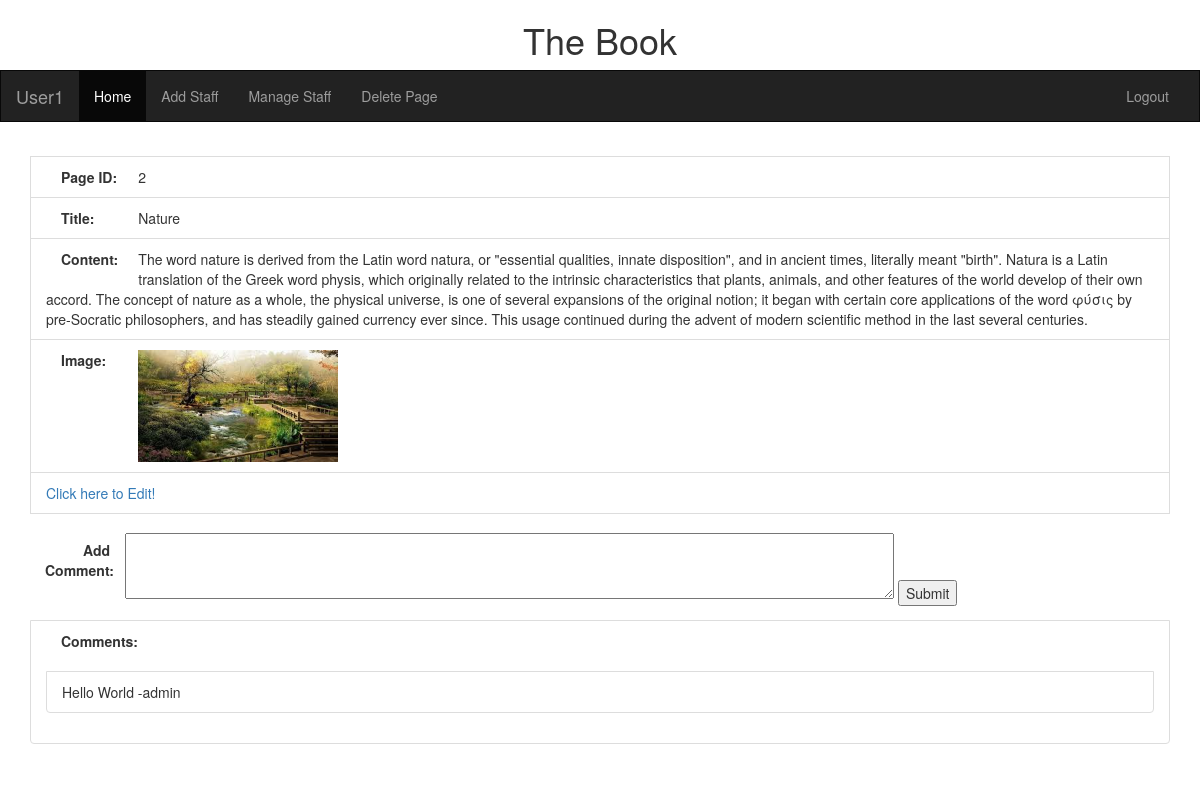
The page /view/page/Nature/ (signed in) on the database as committed earlier.
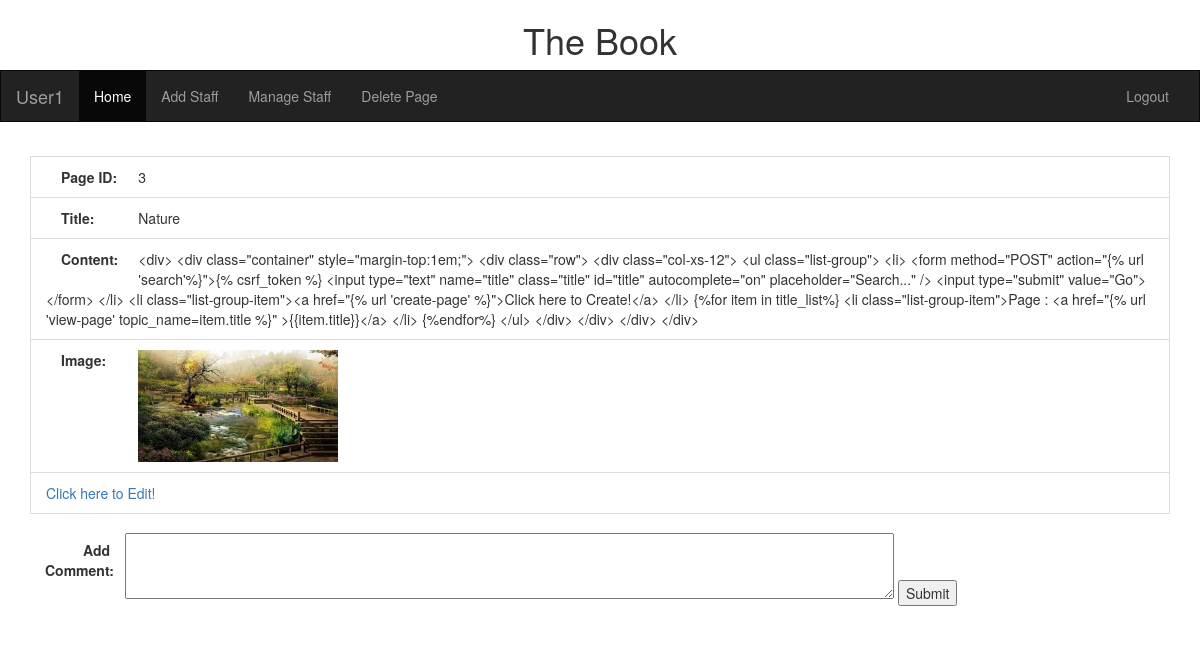
The same page on the database as committed later.
### BookApp/models.py (models this page shows, shortened)
class Topic(models.Model):
    topic_id = models.AutoField(primary_key=True)
    title = models.CharField(max_length=100, unique=True)
    content = models.TextField()
    image = models.FileField(null=True, blank=True, default="default.jpeg")
    updated = models.DateTimeField(auto_now=True, auto_now_add=False)
    timestamp = models.DateTimeField(auto_now=False, auto_now_add=True)
    min_accessing_level = models.IntegerField()

class Comment(models.Model):
    topic = models.ForeignKey(Topic, on_delete=models.CASCADE)
    comment = models.TextField()

### BookApp/views.py (the view)
# urls.py: url(r'^view/page/(?P<topic_name>[A-Za-z0-9 -]+)/$',views.viewPage,name="view-page"),
@login_required
def viewPage(request, topic_name=""):
    topic_list = Topic.objects.values_list('title', flat=True)
    if topic_name in topic_list:
        obj = AccessLevel.objects.get(user = request.user)
        access_level = obj.access_level
        topic= Topic.objects.get(title=topic_name)
        if topic.min_accessing_level <= access_level:
            comments = Comment.objects.filter(topic = topic)
            return render(request,"Book/view-page.html", {"content":topic,"comments":comments})
        else:
            return render(request,"Book/access-denied.html")
    else:
        return HttpResponseRedirect(reverse('page-not-found',kwargs={'topic_name': topic_name}))

### BookApp/templates/Book/view-page.html (shortened to what this page needs)
{% extends "Book/base.html"%}
{%block content%}
<div class="container" style="margin-top:1em;">
    <div class="row">
        <div class="col-xs-12">
            <li class="list-group">
                <li class="list-group-item"><label class="control-label col-sm-1">Page ID:</label>{{content.pk}} </li>
                <li class="list-group-item"><label class="control-label col-sm-1">Title:</label>{{content.title}} </li>
                <li class="list-group-item"><label class="control-label col-sm-1">Content:</label>{{content.content}} </li>
                <li class="list-group-item" ><label class="control-label col-sm-1">Image:</label><img  src="{{ content.image.url}}" height="200" width="200" class="img-responsive" /> </li>
                <li class="list-group-item"><a href="{% url 'edit-page' content.pk%}">Click here to Edit!</a> </li>
                 </ul><br>
            <div id="register" class="animate form" style="padding-bottom:2%">
                <form method="POST" autocomplete="on" class="form-horizontal" action="{% url 'add-comment' %}">{% csrf_token %}
                    <label for="comment" class="control-label col-sm-1">Add Comment:</label>
                    <textarea rows="3" id="comment" name="comment" cols="100" required></textarea>
                    <input type="submit" value="Submit">
                </form>
                {% if comments%}
                <li class="list-group-item"><label class="control-label col-sm-1">Comments:</label><br>
                    <ul class="list-group"><br>
                        {%for comment in comments%}
                        <li class="list-group-item">{{comment.comment}}</li>
                        {%endfor%}
                    </ul>
                </li>
                {%endif%}
            </div>
        </div>
    </div>
</div>
{%endblock%}

### BookApp/templates/Book/base.html (shortened to what this page needs)
{% load static %}
<html lang="en">
<head>
    <link rel="stylesheet" href="{% static 'Book/css/bookingPage.css'%}" />
    <link rel="stylesheet" href="{% static 'Book/css/bookingstyle.css'%}" />
    <link rel="stylesheet" href="{% static 'Book/css/style.css'%}"  />
    <link rel="stylesheet" href="{% static 'Book/css/header.css'%}"  />
    <link rel="stylesheet" href="{% static 'Book/css/bootstrap.css'%}"  />
</head>
<body>
<div class=" text-center" >
  <h1>The Book </h1>
</div>
<nav class="navbar navbar-inverse">
  <div class="container-fluid">
      <div class="navbar-header">
          <a class="navbar-brand" style="text-transform:capitalize;" href="{% url 'profile' %}">{{request.user}}</a>
      </div>
      <div class="collapse navbar-collapse" id="myNavbar">
          <ul class="nav navbar-nav">
              <li class="active"><a href="{% url 'index' %}">Home</a></li>
              <li><a href="{% url 'add-user' %}">Add Staff</a></li>
              <li><a href="{% url 'manage-user' %}">Manage Staff</a></li>
              <li><a href="{% url 'delete-page' %}">Delete Page</a></li>
          </ul>
          <ul class="nav navbar-nav navbar-right">
            <li><a href="{% url 'logout' %}"><span class="glyphicon glyphicon-log-out"></span> Logout</a></li>
          </ul>
        </div>
  </div>
</nav>
  {%block content%}
    {%endblock%}
</body>
</html>

### BookApp/static/Book/css/bookingPage.css (style rules this page uses)
*, *:before, *:after { box-sizing: border-box; }
html { font-size: 16px; }

### BookApp/static/Book/css/bookingstyle.css (style rules this page uses)
h1 { text-align: center; }
.container { width: 600px; margin: auto; }
li { list-style: none; }

### BookApp/static/Book/css/header.css (style rules this page uses)
.navbar { margin-bottom: 0; border-radius: 0; background-color:red; }

### BookApp/templates/Book/base.html (style rules this page uses)
.navbar { margin-bottom: 0; border-radius: 0; }

Rows that differ between the two databases and show on the page:
removed Topic: pk "2", title "Nature", content "The word nature is derived from the Latin word natura, or \"essential qualities, innate disposition\", and in ancient times, literally meant \"birth\". Natura is a Latin translation of the Greek word physis, which originally related to the intrinsic characteristics that plants, animals, and other features of the world develop of their own accord. The concept of nature as a whole, the physical universe, is one of several expansions of the original notion; it began with certain core applications of the word φύσις by pre-Socratic philosophers, and has steadily gained currency ever since. This usage continued during the advent of modern scientific method in the last several centuries.", image (placeholder picture)
removed Comment: comment "Hello World -admin"
added Topic: pk "3", title "Nature", content "<div> <div class=\"container\" style=\"margin-top:1em;\"> <div class=\"row\"> <div class=\"col-xs-12\"> <ul class=\"list-group\"> <li> <form method=\"POST\" action=\"{% url 'search'%}\">{% csrf_token %} <input type=\"text\" name=\"title\" class=\"title\" id=\"title\" autocomplete=\"on\" placeholder=\"Search...\" /> <input type=\"submit\" value=\"Go\"> </form> </li> <li class=\"list-group-item\"><a href=\"{% url 'create-page' %}\">Click here to Create!</a> </li> {%for item in title_list%} <li class=\"list-group-item\">Page : <a href=\"{% url 'view-page' topic_name=item.title %}\" >{{item.title}}</a> </li> {%endfor%} </ul> </div> </div> </div> </div>", image (placeholder picture)
Other text that changed with them:
text no longer shown: "Comments:"
